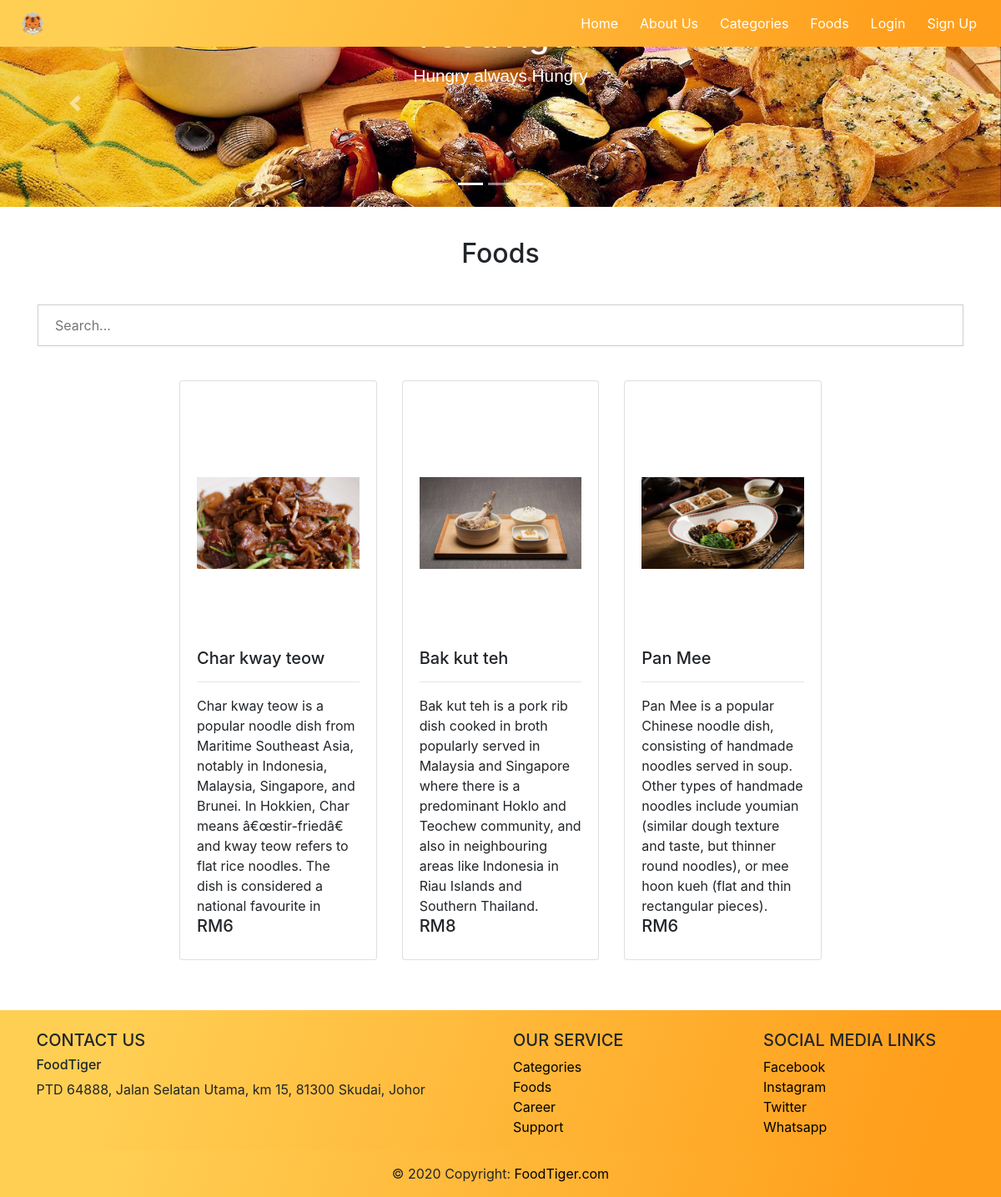
The app's page /food.php?category=2 with its own data.
### tables this page shows
CREATE TABLE `food` (
  `f_id` int(11) NOT NULL,
  `cart_id` int(10) NOT NULL,
  `nameFood` varchar(255) NOT NULL,
  `description` varchar(255) NOT NULL,
  `imageFood` varchar(500) NOT NULL,
  `price` int(30) NOT NULL
);

### food.php (the view, shortened to what this page needs)
<?php
require 'database/pdo.php';
$search="";
if(isset($_GET['category'])){
$cart_id=$_GET['category'];
$search=" where cart_id='".$cart_id."'";
}
?>
<!DOCTYPE html>
<html>
<head>
    <link rel="stylesheet" href="css/nav-bar.css">
    <link rel="stylesheet" href="css/index.css">
</head>
<body>
<header>
        <?php
          require "navandfooter/nav.php";
        ?>
    </header>
    <div class="in1">
    <div id="demo" class="carousel slide" data-ride="carousel">
        <ul class="carousel-indicators">
          <li data-target="#demo" data-slide-to="0" class="active"></li>
          <li data-target="#demo" data-slide-to="1"></li>
          <li data-target="#demo" data-slide-to="2"></li>
        </ul>
        <div class="carousel-inner">
          <div class="carousel-item active">
            <img src="image/food.jpg" alt="food" width="1100" height="500">
            <div class="carousel-caption">
              <h1>FoodTiger</h1>
              <p class="p2">Hungry always Hungry</p>
            </div>
          </div>
        </div>
        <a class="carousel-control-prev" href="#demo" data-slide="prev">
          <span class="carousel-control-prev-icon"></span>
        </a>
        <a class="carousel-control-next" href="#demo" data-slide="next">
          <span class="carousel-control-next-icon"></span>
        </a>
    </div>
    <div class="container" style="margin-top:3%;"><h2>Foods</h2>
    <form style="margin-top:3%;" action="food.php" method="POST">
        <input type="text" name="search" placeholder="Search..." id="search">
    </form>
    </div>
    <div class="col-md-8 mx-auto" style="margin-top:1%;margin-bottom:3%;">
        <div class="row">
            <?php
                $sql="select * from food".$search;
                $result=$conn->query($sql);
                if($result->num_rows >0){
                    while($row = $result -> fetch_assoc()){
            ?>
            <div class="col-sm-4 " style="margin-top:20px;">
                <div class="card h-100">
                    <div class="card-body">
                        <div class="inner" style="text-align:center">
                            <a href="fooddetails.php?f_id=<?php echo $row['f_id'];; ?>"><img src="image/<?php echo $row['imageFood'];?>"  class="img-fluid"  style="width:300px; height:300px;object-fit: contain;"></a>
                        </div>
                        <h5 class="card-title"><?php echo $row['nameFood'];?></h5>
                        <hr>
                        <div class="card-heading"><?php echo $row['description'];?></div>
                        <div class="card-heading"><h5>RM<?php echo $row['price'];?></h5></div>
                    </div>
                </div>
            </div>
            <?php
                }
            }
            ?>
        </div>
    </div>
    </div>
    <footer style="margin-top:5%;">
        <?php
          require "navandfooter/footer.php";
        ?>
    </footer>
    </body>
</html>

### css/nav-bar.css (style rules this page uses)
input[type=text], input[type=password] { width: 100%; padding: 12px 20px; margin: 8px 0; display: inline-block; border: 1px solid #ccc; box-sizing: border-box; }

### css/index.css (style rules this page uses)
body { display: table-cell; vertical-align: middle; }
.container { text-align:center; padding: 1px; }
.carousel-inner img { width: 100%; height: 100%; }
.carousel-caption { z-index:10; color:#fff; text-align:center; top:auto; left:65%; bottom:auto; transform:translate(0, -60%); }
.p2 { font-size:1.3em; font-family:Arial; }
.inner { overflow:hidden; }
.inner img { transition: all 1.5 ease; }

### records on screen
food: imageFood (picture), nameFood "Char kway teow", description "Char kway teow is a popular noodle dish from Maritime Southeast Asia, notably in Indonesia, Malaysia, Singapore, and Brunei. In Hokkien, Char means â€œstir-friedâ€ and kway teow refers to flat rice noodles. The dish is considered a national favourite in", price "6"
food: imageFood (picture), nameFood "Bak kut teh", description "Bak kut teh is a pork rib dish cooked in broth popularly served in Malaysia and Singapore where there is a predominant Hoklo and Teochew community, and also in neighbouring areas like Indonesia in Riau Islands and Southern Thailand.", price "8"
food: imageFood (picture), nameFood "Pan Mee", description "Pan Mee is a popular Chinese noodle dish, consisting of handmade noodles served in soup. Other types of handmade noodles include youmian (similar dough texture and taste, but thinner round noodles), or mee hoon kueh (flat and thin rectangular pieces).", price "6"
